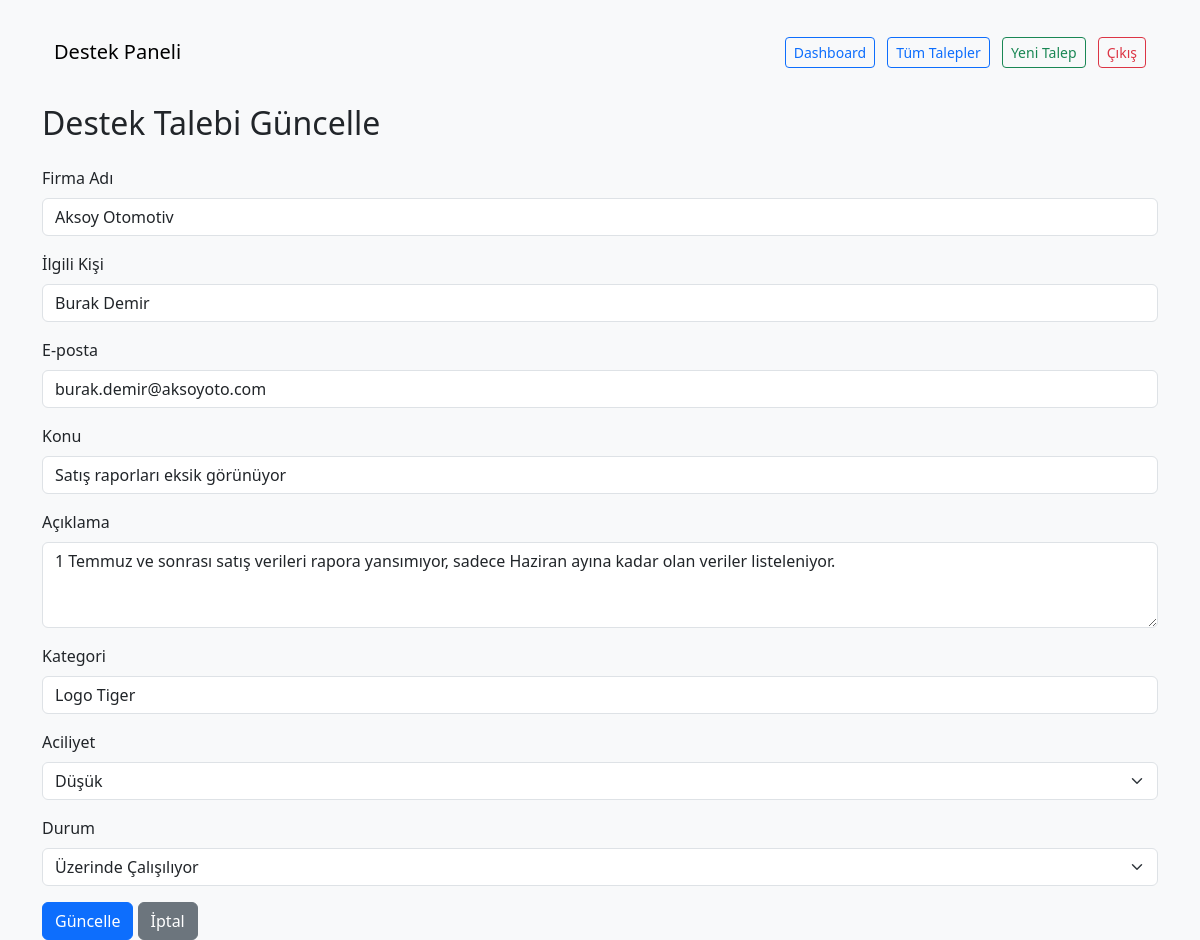
The app's page /ticket/admin/tickets/edit/3 (signed in) with its own data.
### app/models.py (models this page shows)
class Ticket(db.Model):
    id = db.Column(db.Integer, primary_key=True)
    company_name = db.Column(db.String(128), nullable=False)
    contact_name = db.Column(db.String(64), nullable=False)
    email = db.Column(db.String(120), nullable=False)
    title = db.Column(db.String(128), nullable=False)
    description = db.Column(db.Text, nullable=False)
    category = db.Column(db.String(64))
    priority = db.Column(db.String(16))
    status = db.Column(db.String(32), default="Bekliyor")
    created_at = db.Column(db.DateTime, default=datetime.utcnow)
    resolved_at = db.Column(db.DateTime)
    assigned_to = db.Column(db.Integer, db.ForeignKey('user.id'))

### app/routes/tickets.py (the view, shortened to what this page needs)
@bp.route('/admin/tickets/edit/<int:id>', methods=['GET', 'POST'])
@login_required
@admin_required
def edit_ticket(id):
    ticket = Ticket.query.get_or_404(id)
    check_permission(ticket)
    return render_template('edit_ticket.html', ticket=ticket)

### app/__init__.py (called while the page is built)
def create_app():
    app = Flask(__name__)
    app.config.from_object('config.Config')
    db.init_app(app)
    migrate.init_app(app, db)
    login_manager.init_app(app)
    login_manager.login_view = 'auth.login'  # Giriş yapılmadıysa yönlendirilecek sayfa
    @login_manager.user_loader
    def load_user(user_id):
        return User.query.get(int(user_id))
    from .routes import tickets
    from .routes import auth
    app.register_blueprint(tickets.bp)
    app.register_blueprint(auth.bp)
    @app.errorhandler(403)
    def forbidden(e):
        return render_template('403.html'), 403
    return app

### app/routes/tickets.py (called while the page is built)
def check_permission(ticket):
    if current_user.role == 'admin':
        return  # Her şeye erişebilir
    if current_user.role == 'agent' and ticket.contact_name == current_user.username:
        return  # Sadece kendi talebine erişebilir
    abort(403)  # Diğer durumlarda erişim reddedilir

def admin_required(f):
    @wraps(f)
    def decorated_function(*args, **kwargs):
        if not current_user.is_authenticated or current_user.role != 'admin':
            abort(403)
        return f(*args, **kwargs)
    return decorated_function

### app/templates/edit_ticket.html (shortened to what this page needs)
{% extends "base.html" %}
{% block content %}
<h2 class="mb-4">Destek Talebi Güncelle</h2>
<form method="POST">
    <div class="mb-3">
        <label class="form-label">Firma Adı</label>
        <input type="text" name="company_name" class="form-control" value="{{ ticket.company_name }}" required>
    </div>
    <div class="mb-3">
        <label class="form-label">İlgili Kişi</label>
        <input type="text" name="contact_name" class="form-control" value="{{ ticket.contact_name }}" required>
    </div>
    <div class="mb-3">
        <label class="form-label">E-posta</label>
        <input type="email" name="email" class="form-control" value="{{ ticket.email }}">
    </div>
    <div class="mb-3">
        <label class="form-label">Konu</label>
        <input type="text" name="title" class="form-control" value="{{ ticket.title }}" required>
    </div>
    <div class="mb-3">
        <label class="form-label">Açıklama</label>
        <textarea name="description" class="form-control" rows="3">{{ ticket.description }}</textarea>
    </div>
    <div class="mb-3">
        <label class="form-label">Kategori</label>
        <input type="text" name="category" class="form-control" value="{{ ticket.category }}">
    </div>
    <div class="mb-3">
        <label class="form-label">Aciliyet</label>
        <select name="priority" class="form-select">
            <option value="Düşük" {% if ticket.priority == 'Düşük' %}selected{% endif %}>Düşük</option>
        </select>
    </div>
    <div class="mb-3">
        <label class="form-label">Durum</label>
        <select name="status" class="form-select">
            <option value="Üzerinde Çalışılıyor" {% if ticket.status == 'Üzerinde Çalışılıyor' %}selected{% endif %}>Üzerinde Çalışılıyor</option>
        </select>
    </div>
    <button type="submit" class="btn btn-primary">Güncelle</button>
    <a href="{{ url_for('tickets.list_tickets') }}" class="btn btn-secondary">İptal</a>
</form>
{% endblock %}

### records on screen
Ticket: company_name "Aksoy Otomotiv", contact_name "Burak Demir", email "burak.demir@aksoyoto.com", title "Satış raporları eksik görünüyor", description "1 Temmuz ve sonrası satış verileri rapora yansımıyor, sadece Haziran ayına kadar olan veriler listeleniyor.", category "Logo Tiger", priority "Düşük", status "Üzerinde Çalışılıyor"
